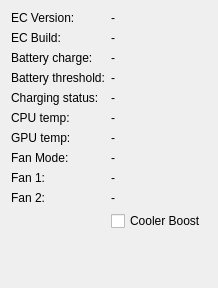
      <widget class="QWidget" name="infoTab">
       <property name="maximumSize">
        <size>
         <width>16777215</width>
         <height>16777215</height>
        </size>
       </property>
       <attribute name="title">
        <string>Info</string>
       </attribute>
       <layout class="QFormLayout" name="formLayout">
        <item row="0" column="0">
         <widget class="QLabel" name="ecVersionLabel">
          <property name="text">
           <string>EC Version:</string>
          </property>
         </widget>
        </item>
        <item row="0" column="1">
         <widget class="QLabel" name="ecVersionValueLabel">
          <property name="text">
           <string notr="true">-</string>
          </property>
         </widget>
        </item>
        <item row="1" column="0">
         <widget class="QLabel" name="ecBuildLabel">
          <property name="text">
           <string>EC Build:</string>
          </property>
         </widget>
        </item>
        <item row="1" column="1">
         <widget class="QLabel" name="ecBuildValueLabel">
          <property name="text">
           <string notr="true">-</string>
          </property>
         </widget>
        </item>
        <item row="2" column="0">
         <widget class="QLabel" name="BatteryChargeLabel">
          <property name="text">
           <string>Battery charge:</string>
          </property>
         </widget>
        </item>
        <item row="2" column="1">
         <widget class="QLabel" name="BatteryChargeValueLabel">
          <property name="text">
           <string notr="true">-</string>
          </property>
         </widget>
        </item>
        <item row="3" column="0">
         <widget class="QLabel" name="batteryThresholdLabel">
          <property name="text">
           <string>Battery threshold:</string>
          </property>
         </widget>
        </item>
        <item row="3" column="1">
         <widget class="QLabel" name="batteryThresholdValueLabel">
          <property name="text">
           <string notr="true">-</string>
          </property>
         </widget>
        </item>
        <item row="4" column="0">
         <widget class="QLabel" name="chargingStatusLabel">
          <property name="text">
           <string>Charging status:</string>
          </property>
         </widget>
        </item>
        <item row="4" column="1">
         <widget class="QLabel" name="chargingStatusValueLabel">
          <property name="text">
           <string notr="true">-</string>
          </property>
         </widget>
        </item>
        <item row="5" column="0">
         <widget class="QLabel" name="cpuTempLabel">
          <property name="text">
           <string>CPU temp:</string>
          </property>
         </widget>
        </item>
        <item row="5" column="1">
         <widget class="QLabel" name="cpuTempValueLabel">
          <property name="text">
           <string notr="true">-</string>
          </property>
         </widget>
        </item>
        <item row="6" column="0">
         <widget class="QLabel" name="gpuTempLabel">
          <property name="text">
           <string>GPU temp:</string>
          </property>
         </widget>
        </item>
        <item row="6" column="1">
         <widget class="QLabel" name="gpuTempValueLabel">
          <property name="text">
           <string notr="true">-</string>
          </property>
         </widget>
        </item>
        <item row="8" column="0">
         <widget class="QLabel" name="label_8">
          <property name="text">
           <string>Fan 1:</string>
          </property>
         </widget>
        </item>
        <item row="8" column="1">
         <widget class="QLabel" name="fan1ValueLabel">
          <property name="text">
           <string notr="true">-</string>
          </property>
         </widget>
        </item>
        <item row="9" column="0">
         <widget class="QLabel" name="label_9">
          <property name="text">
           <string>Fan 2:</string>
          </property>
         </widget>
        </item>
        <item row="9" column="1">
         <widget class="QLabel" name="fan2ValueLabel">
          <property name="text">
           <string notr="true">-</string>
          </property>
         </widget>
        </item>
        <item row="10" column="1">
         <widget class="QCheckBox" name="coolerBoostCheckBox">
          <property name="text">
           <string>Cooler Boost</string>
          </property>
         </widget>
        </item>
        <item row="11" column="0">
         <spacer name="verticalSpacer_2">
          <property name="orientation">
           <enum>Qt::Orientation::Vertical</enum>
          </property>
          <property name="sizeHint" stdset="0">
           <size>
            <width>20</width>
            <height>40</height>
           </size>
          </property>
         </spacer>
        </item>
        <item row="11" column="1">
         <spacer name="verticalSpacer_3">
          <property name="orientation">
           <enum>Qt::Orientation::Vertical</enum>
          </property>
          <property name="sizeHint" stdset="0">
           <size>
            <width>20</width>
            <height>40</height>
           </size>
          </property>
         </spacer>
        </item>
        <item row="7" column="0">
         <widget class="QLabel" name="label_14">
          <property name="text">
           <string>Fan Mode:</string>
          </property>
         </widget>
        </item>
        <item row="7" column="1">
         <widget class="QLabel" name="fanModeValueLabel">
          <property name="text">
           <string notr="true">-</string>
          </property>
         </widget>
        </item>
       </layout>
      </widget>
